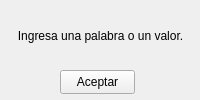
<?xml version="1.0" encoding="UTF-8"?>
<ui version="4.0">
 <class>Form</class>
 <widget class="QWidget" name="Form">
  <property name="geometry">
   <rect>
    <x>0</x>
    <y>0</y>
    <width>200</width>
    <height>100</height>
   </rect>
  </property>
  <property name="minimumSize">
   <size>
    <width>200</width>
    <height>100</height>
   </size>
  </property>
  <property name="maximumSize">
   <size>
    <width>200</width>
    <height>100</height>
   </size>
  </property>
  <property name="windowTitle">
   <string>Error</string>
  </property>
  <widget class="QLabel" name="label">
   <property name="geometry">
    <rect>
     <x>10</x>
     <y>5</y>
     <width>181</width>
     <height>61</height>
    </rect>
   </property>
   <property name="text">
    <string>Ingresa una palabra o un valor.</string>
   </property>
   <property name="alignment">
    <set>Qt::AlignCenter</set>
   </property>
  </widget>
  <widget class="QPushButton" name="pushButton">
   <property name="geometry">
    <rect>
     <x>60</x>
     <y>70</y>
     <width>75</width>
     <height>24</height>
    </rect>
   </property>
   <property name="text">
    <string>Aceptar</string>
   </property>
  </widget>
 </widget>
 <resources/>
 <connections/>
</ui>
